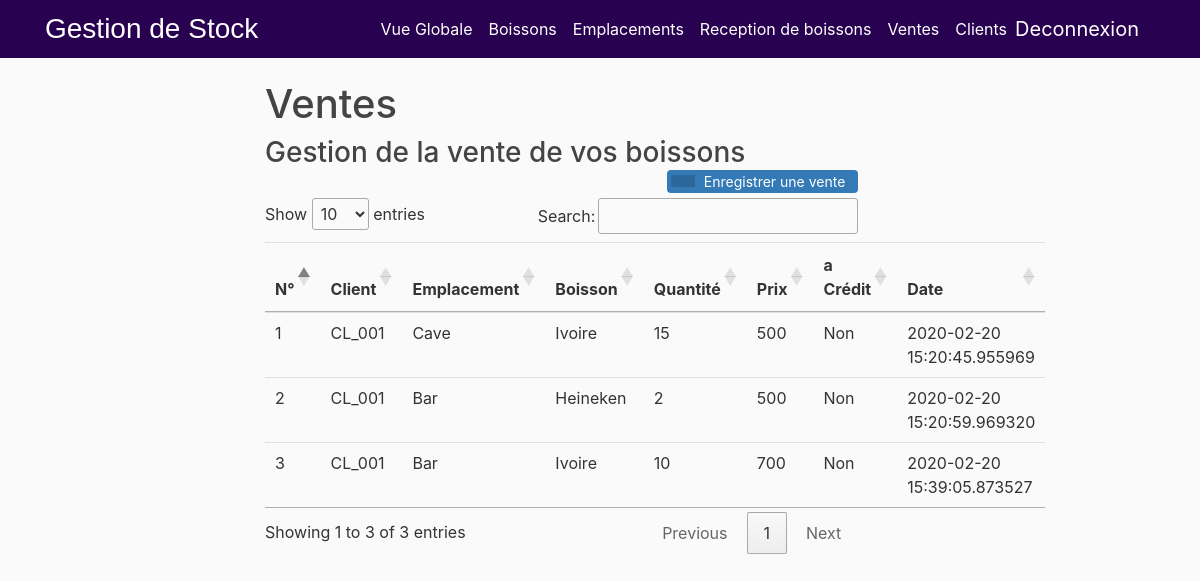
/Sell (signed in), run on an earlier commit of the app's database.
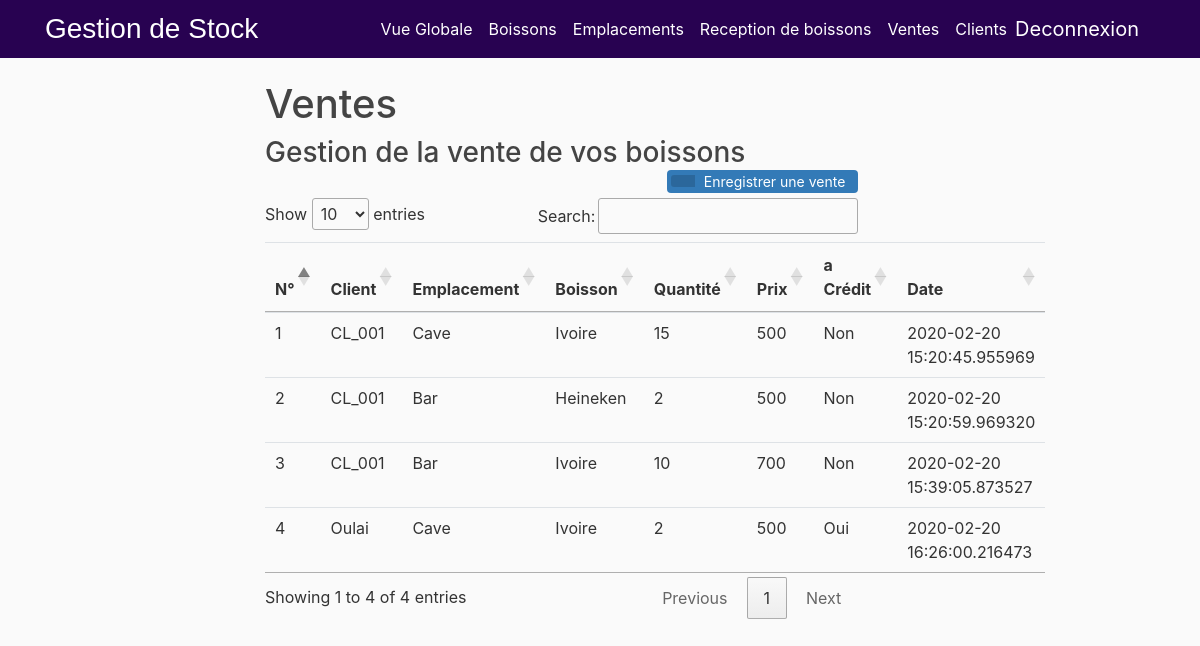
And on a later commit of the database.
### flaskinventory/models.py (models this page shows, shortened)
class Sell(db.Model):
    db.__tablename__ = 'sell'
    id = db.Column(db.Integer, primary_key=True, nullable=False)
    qty = db.Column(db.Integer, nullable=False)
    person_id = db.Column(db.Integer, db.ForeignKey('person.id'))
    person = relationship('Person', back_populates="sells")
    stock_id = db.Column(db.Integer, db.ForeignKey('stock.id'))
    stocks = relationship('Stock', back_populates="sells")
    credit = db.Column(db.Boolean, nullable=False)
    date = db.Column(db.DateTime, default=datetime.utcnow)

class Person(db.Model):
    db.__tablename__ = 'person'
    id = db.Column(db.Integer, primary_key=True, nullable=False)
    name = db.Column(db.String(20), nullable=False)
    lastname = db.Column(db.String(20), nullable=True)
    phone = db.Column(db.String, nullable=True)
    code = db.Column(db.String, nullable=False)
    sells = relationship("Sell", back_populates="person")

class Location(db.Model):
    db.__tablename__ = 'location'
    id = db.Column(db.Integer, primary_key=True)
    loc_name = db.Column(db.String(20), unique=True, nullable=False)
    stocks = relationship("Stock", back_populates="location")

class Product(db.Model):
    db.__tablename__ = 'product'
    id = db.Column(db.Integer, primary_key=True)
    prod_name = db.Column(db.String(20), unique=True, nullable=False)
    stocks = relationship("Stock", back_populates="product")

class Stock(db.Model):
    db.__tablename__ = 'stock'
    id = db.Column(db.Integer, primary_key=True)
    product_id = db.Column(db.Integer, db.ForeignKey('product.id'))
    product = relationship('Product', back_populates="stocks")
    loc_id = db.Column(db.Integer, db.ForeignKey('location.id'))
    location = relationship('Location', back_populates="stocks")
    sells = relationship('Sell', back_populates="stocks")
    price = db.Column(db.Integer, nullable=False)
    prod_qty = db.Column(db.Integer, nullable=False)
    created_at = db.Column(db.DateTime, default=datetime.utcnow)

### flaskinventory/routes.py (the view, shortened to what this page needs)
@app.route("/Sell", methods=['GET', 'POST'])
@login_required
def sell():
    form = sellproduct()
    eform = editsellproduct()
    sells = Sell.query.all()
    exists = bool(Sell.query.all())
    if exists == False and request.method == 'GET':
        flash(f'Sell of products  to view', 'info')
    person_choices = Person.query.with_entities(Person.id, Person.name).all()
    stocks = Stock.query.all()
    prod_choices = []
    for n in stocks:
        t = (n.id, n.product.prod_name + " ----->> " + n.location.loc_name + " (" + str(n.price) + " F CFA)")
        prod_choices.append(t)
    prod_list_names = []
    person_list_names = []
    prod_list_names += prod_choices
    person_list_names += person_choices
    form.product.choices = prod_list_names
    form.person.choices = person_list_names
    return render_template('sell.html', title='Sells', form=form, sells=sells, eform=eform)

### flaskinventory/forms.py
class sellproduct(FlaskForm):
    product = SelectField(
        'Nom du produit')
    person = SelectField(
        'Nom du client')
    prodqty = IntegerField('Quantité', validators=[NumberRange(min=5, max=1000000), DataRequired()])
    credit = BooleanField('à Crèdit')
    sellsubmit = SubmitField('Sauvegarder')

class editsellproduct(FlaskForm):
    product = SelectField(
        'Product Name')
    person = SelectField(
        'Person Name')
    prodqty = IntegerField('Quantity', validators=[NumberRange(min=5, max=1000000), DataRequired()])
    credit = BooleanField('Credit')
    sellsubmit = SubmitField('Save')

### flaskinventory/routes.py (called while the page is built)
@login_manager.user_loader
def user_loader(user_id):
    return User.query.get(user_id)

### flaskinventory/templates/sell.html (shortened to what this page needs)
{% extends "overview.html" %}
{% block content %}
  <div class="container">
<h1>Ventes</h1>
<div >
  <h3 style="display: inline-block;margin:0;"> Gestion de la vente de vos boissons</h3>
  <button type="button" class="btn btn-add" data-toggle="modal" data-target="#exampleModal">
   <span class="btn-icon-add"></span>Enregistrer une vente</button>
</div>
<table class="table table-hover" id="example">
<thead>
 <tr>
   <th>N°</th>
   <th>Client</th>
   <th>Emplacement</th>
   <th>Boisson</th>
   <th>Quantité </th>
   <th>Prix</th>
   <th>a Crédit</th>
   <th>Date</th>
 </tr>
</thead>
<tbody>
{%for d in sells%}
 <tr>
   <td>{{d.id}}</td>
   <td>{{d.person.name}}</td>
   <td>{{d.stocks.location.loc_name}}</td>
   <td>{{d.stocks.product.prod_name}}</td>
   <td>{{d.qty}}</td>
   <td>{{(d.stocks.price)}}</td>
   <td>
       {%- if d.credit -%}
           Oui
           {% else %}
           Non
       {% endif %}
   </td>
 <td>{{d.date}}</td>
 </tr>
 {% endfor %}
</tbody>
</table>
</div>
{% endblock content %}

What changed in the data, as far as the page shows it:
added Sell: id "4", person.name "Oulai", stocks.location.loc_name "Cave", stocks.product.prod_name "Ivoire", qty "2", {{ (d.stocks.price) }} "500", credit "Oui", date "2020-02-20 16:26:00.216473"
Also different on the page:
text written by a page script: "Show entries Search: Showing 1 to 3 of 3 entries Previous 1 Next" → "Show entries Search: Showing 1 to 4 of 4 entries Previous 1 Next"
